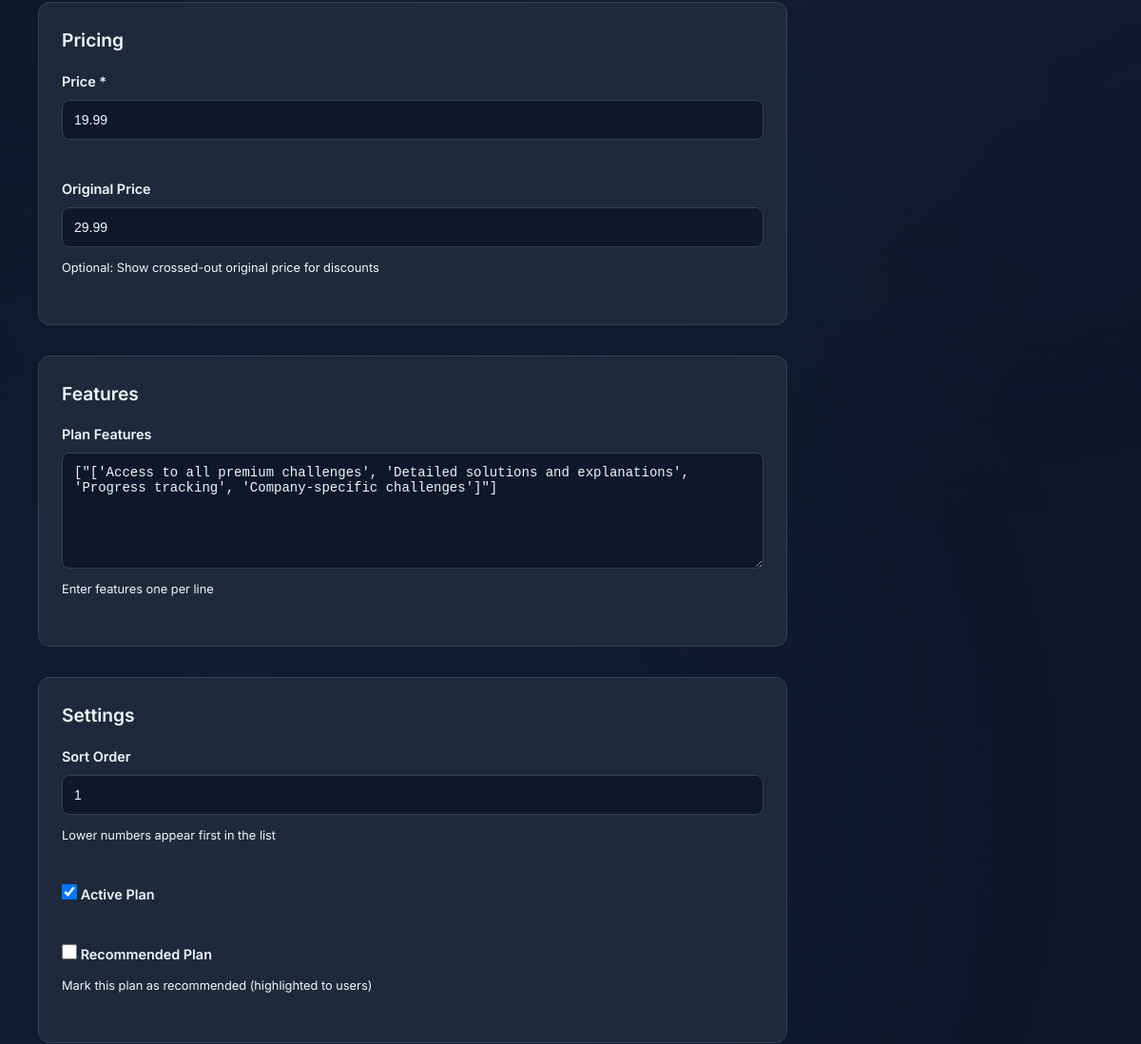
/challenges/admin/subscription-plans/1/edit/ (signed in, middle part), run on an earlier commit of the app's database.
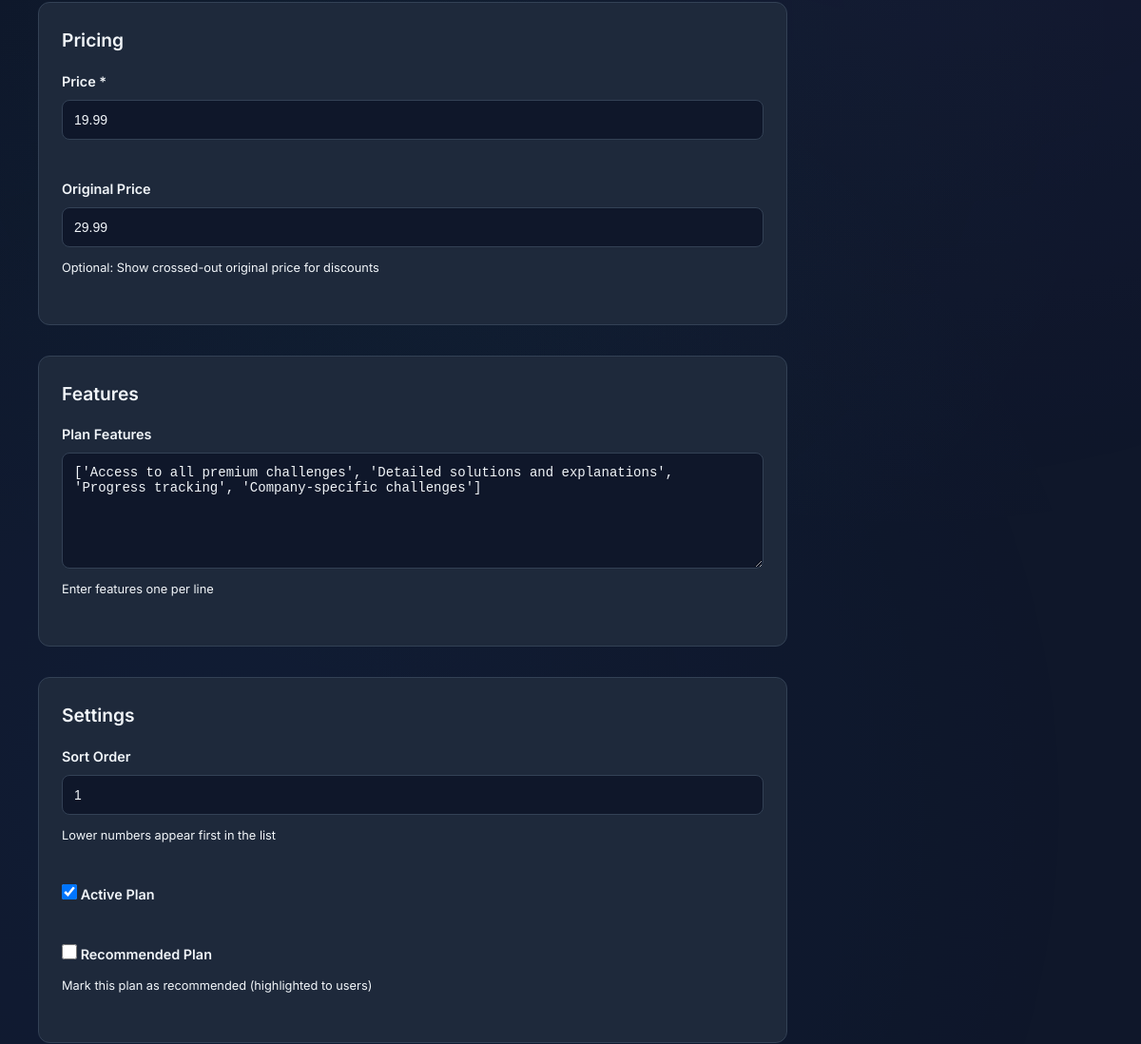
And on a later commit of the database.
### challenges/models.py (models this page shows, shortened)
class ChallengeSubscriptionPlan(models.Model):
    DURATION_CHOICES = [
        ('1_month', '1 Month'),
        ('2_months', '2 Months'),
        ('3_months', '3 Months'),
        ('6_months', '6 Months'),
        ('9_months', '9 Months'),
        ('12_months', '12 Months'),
        ('24_months', '24 Months'),
        ('unlimited', 'Unlimited'),
    ]
    name = models.CharField(max_length=100)
    duration = models.CharField(max_length=20, choices=DURATION_CHOICES)
    price = models.DecimalField(max_digits=10, decimal_places=2)
    original_price = models.DecimalField(max_digits=10, decimal_places=2, null=True, blank=True)
    description = models.TextField()
    features = models.JSONField(default=list, help_text="List of features for this plan")
    is_active = models.BooleanField(default=True)
    is_recommended = models.BooleanField(default=False)
    sort_order = models.IntegerField(default=0, help_text="Lower numbers appear first")
    created_at = models.DateTimeField(auto_now_add=True)
    updated_at = models.DateTimeField(auto_now=True)
    class Meta:
        ordering = ['sort_order', 'price']

### challenges/views.py (the view)
# urls.py: path('admin/subscription-plans/<int:plan_id>/edit/', views.admin_subscription_plan_edit, name='admin_subscription_plan_edit'),
@staff_member_required
def admin_subscription_plan_edit(request, plan_id):
    if not request.user.is_superuser:
        messages.error(request, 'You do not have permission to access subscription plan management.')
        return redirect('challenges:admin_challenges_list')
    plan = get_object_or_404(ChallengeSubscriptionPlan, id=plan_id)
    if request.method == 'POST':
        form = ChallengeSubscriptionPlanForm(request.POST, instance=plan)
        if form.is_valid():
            plan = form.save()
            messages.success(request, f'Subscription plan "{plan.name}" updated successfully!')
            return redirect('challenges:admin_subscription_plan_detail', plan_id=plan.id)
    else:
        form = ChallengeSubscriptionPlanForm(instance=plan)
    context = {
        'page_title': f'Edit Plan: {plan.name}',
        'form': form,
        'plan': plan,
        'csrf_token': get_token(request),
    }
    return render(request, 'challenges/admin/subscription_plan_form.html', context)

### templates/challenges/admin/subscription_plan_form.html (shortened to what this page needs)
{% extends 'admin_base.html' %}
{% load static %}
{% block extra_css %}
<link rel="stylesheet" href="{% static 'css/courses.css' %}">
{% endblock %}
{% block admin_content %}
<div class="tile-wrap">
    <div class="admin-content-grid">
        <div class="admin-content-main">
            <div class="admin-card">
                <div class="card-content">
                    <form method="post" class="admin-form">
                        <div class="form-section">
                            <h4>Pricing</h4>
                            <div class="form-row">
                                <div class="form-group">
                                    <label for="{{ form.price.id_for_label }}">Price *</label>
                                    {{ form.price }}
                                </div>
                                <div class="form-group">
                                    <label for="{{ form.original_price.id_for_label }}">Original Price</label>
                                    {{ form.original_price }}
                                    {% if form.original_price.help_text %}
                                        <small class="form-help">{{ form.original_price.help_text }}</small>
                                    {% endif %}
                                </div>
                            </div>
                        </div>
                        <div class="form-section">
                            <h4>Features</h4>
                            <div class="form-group">
                                <label for="{{ form.features.id_for_label }}">Plan Features</label>
                                {{ form.features }}
                                {% if form.features.help_text %}
                                    <small class="form-help">{{ form.features.help_text }}</small>
                                {% endif %}
                            </div>
                        </div>
                        <div class="form-section">
                            <h4>Settings</h4>
                            <div class="form-row">
                                <div class="form-group">
                                    <label for="{{ form.sort_order.id_for_label }}">Sort Order</label>
                                    {{ form.sort_order }}
                                    {% if form.sort_order.help_text %}
                                        <small class="form-help">{{ form.sort_order.help_text }}</small>
                                    {% endif %}
                                </div>
                            </div>
                            <div class="form-row">
                                <div class="form-group checkbox-group">
                                    <label class="checkbox-label">
                                        {{ form.is_active }}
                                        Active Plan
                                    </label>
                                </div>
                                <div class="form-group checkbox-group">
                                    <label class="checkbox-label">
                                        {{ form.is_recommended }}
                                        Recommended Plan
                                    </label>
                                    {% if form.is_recommended.help_text %}
                                        <small class="form-help">{{ form.is_recommended.help_text }}</small>
                                    {% endif %}
                                </div>
                            </div>
                        </div>
                    </form>
                </div>
            </div>
        </div>
        <div class="admin-content-sidebar">
        </div>
    </div>
</div>
{% endblock %}

What changed in the data, as far as the page shows it:
changed ChallengeSubscriptionPlan: features "[\"['Access to all premium challenges', 'Detailed solutions and explanations', 'Progress tracking', 'Company-specific challenges']\"]" → "['Access to all premium challenges', 'Detailed solutions and explanations', 'Progress tracking', 'Company-specific challenges']"
